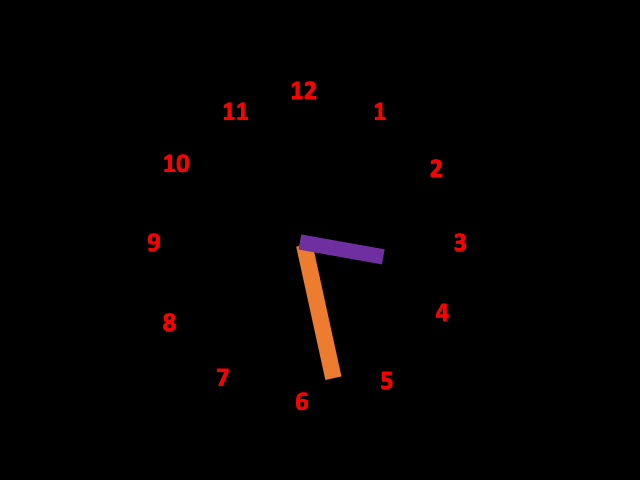
#> input picture q1/relogio01.jpg, 640 x 480 px, given in place of relogio.mp4, which was not available
$ python q1_aula.py
#> lines starting #> are read from the running program, lines starting #| are printed output that depends on the picture; after the words box and inside, x2 and y2 are one past the last pixel; in counts of white or black regions, pixels touching at a corner belong together; pictures that were not available may be replaced by others from this repository, and a replacement may not be noted
#!/usr/bin/python
# -*- coding: utf-8 -*-

# Este NÃO é um programa ROS

# Esta solução pode ser vista em:
# https://youtu.be/BHu6OodU-iY


from __future__ import print_function, division

import cv2
import os,sys, os.path
import numpy as np
import math

print("Rodando Python versão ", sys.version)
print("OpenCV versão: ", cv2.__version__)
print("Diretório de trabalho: ", os.getcwd())

# Arquivos necessários
# Baixe e salve na mesma pasta que este arquivo
# https://github.com/Insper/robot20/raw/master/media/relogio.mp4
video = "relogio.mp4"


### Inicio da solucao

c = (305,246)

def center_of_mass(mask):
    """ Retorna uma tupla (cx, cy) que desenha o centro do contorno"""
    M = cv2.moments(mask)
    # Usando a expressão do centróide definida em: https://en.wikipedia.org/wiki/Image_moment
    if M["m00"] == 0:
        M["m00"] = 1
    cX = int(M["m10"] / M["m00"])
    cY = int(M["m01"] / M["m00"])
    return [int(cX), int(cY)]

def crosshair(img, point, size, color):
    """ Desenha um crosshair centrado no point.
        point deve ser uma tupla (x,y)
        color é uma tupla R,G,B uint8
    """
    x,y = point
    cv2.line(img,(x - size,y),(x + size,y),color,5)
    cv2.line(img,(x,y - size),(x, y + size),color,5)


# c = (246, 305)
centro = c
h = 0 # horizontal
v = 1 # vertical

def deltas(ponteiro, centro):
    x = 0
    y = 1
    delta_x = ponteiro[x] - centro[x]
    delta_y = ponteiro[y] - centro[y]
    return delta_x, delta_y

def text_cv(bgr, pos, text, fontscale=1, thickness=1):
    font = cv2.FONT_HERSHEY_SIMPLEX
    color=(255,255,255)
    mensagem = "{}".format(text)
    cv2.putText(bgr, mensagem, pos, font, fontscale, color, thickness, cv2.LINE_AA)


def horario_from_bgr(bgr, centro):
    x = 0
    y = 1
    cv2.circle(bgr, centro, 115, (255,0,0), -1)

    hsv = cv2.cvtColor(bgr, cv2.COLOR_BGR2HSV)

    orange_min = np.array([3,50,50])
    orange_max = np.array([20, 255,255])

    mask = cv2.inRange(hsv, orange_min, orange_max)

    cm = center_of_mass(mask)

    mask_bgr = cv2.cvtColor(mask, cv2.COLOR_GRAY2BGR)

    delta = deltas(cm, centro)

    angulo = math.atan2(delta[y], delta[x])

    angulo+=(2.5*math.pi)

    angulo=angulo%(2*math.pi)

    graus = math.degrees(angulo)

    crosshair(mask_bgr, cm, 8, (0,0,255))

    crosshair(mask_bgr, centro, 200, (255,0,0))

    text_cv(mask_bgr, centro, str((graus/6)))

    return mask_bgr


### Fim da solucao


if __name__ == "__main__":

    # Inicializa a aquisição da webcam
    cap = cv2.VideoCapture(video)
    cap.set(cv2.CAP_PROP_FPS, 3)


    print("Se a janela com a imagem não aparecer em primeiro plano dê Alt-Tab")

    while(True):
        # Capture frame-by-frame
        ret, frame = cap.read()
#> frame is the input picture: shape (480, 640, 3); mean B, G, R 1.2, 1.2, 3.7

        if ret == False:
            #print("Codigo de retorno FALSO - problema para capturar o frame")
            cap.set(cv2.CAP_PROP_POS_FRAMES, 0)
            continue
            #sys.exit(0)

        # Our operations on the frame come here
        rgb = cv2.cvtColor(frame, cv2.COLOR_BGR2RGB)
        gray = cv2.cvtColor(frame, cv2.COLOR_BGR2GRAY)
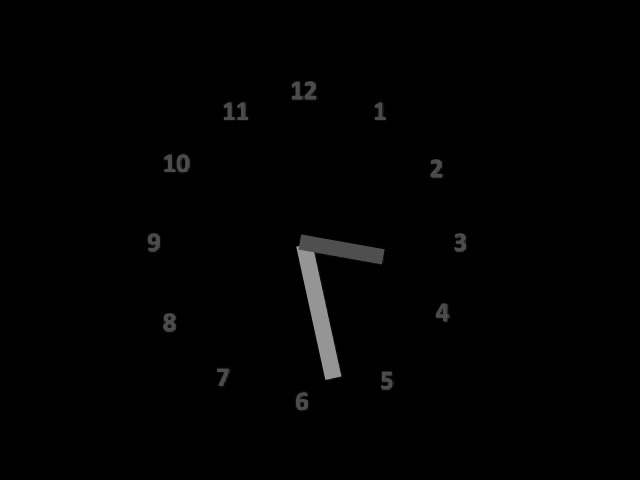
#> gray: shape (480, 640); min 0, max 154, mean 1.9

        # Vamos usar a função desenvolvida
        bgr = horario_from_bgr(frame, centro)
#> in horario_from_bgr, `cv2.circle(bgr, centro, 115, (255,0,0), -1)`:
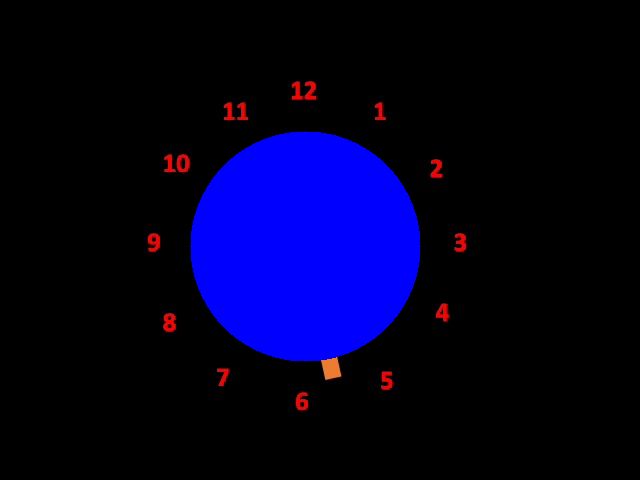
#> bgr: shape (480, 640, 3); mean B, G, R 34.7, 0.3, 1.8
#> in horario_from_bgr, `hsv = cv2.cvtColor(bgr, cv2.COLOR_BGR2HSV)`: hsv: shape (480, 640, 3); mean H, S, V 18.1, 43.4, 36.3
#> in horario_from_bgr, `mask = cv2.inRange(hsv, orange_min, orange_max)`:
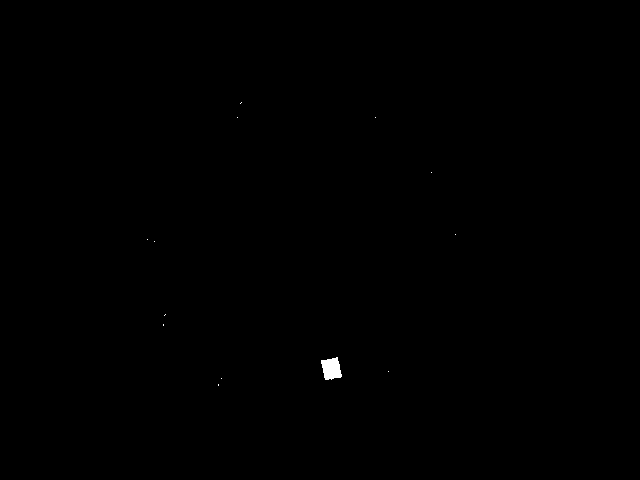
#> mask: shape (480, 640); 0.12% white; 13 white regions (12 under 20 px), largest, box (x1, y1, x2, y2) and area: (321, 357, 342, 380) 352
#> in center_of_mass, `M = cv2.moments(mask)`: M = moments, m00 93840, centre m10/m00, m01/m00 = (327.4, 363.5)
#> in center_of_mass, `cX = int(M["m10"] / M["m00"])`: cX = 327
#> in center_of_mass, `cY = int(M["m01"] / M["m00"])`: cY = 363
#> in horario_from_bgr, `cm = center_of_mass(mask)`: cm = [327, 363]
#> in deltas, `delta_x = ponteiro[x] - centro[x]`: delta_x = 22
#> in deltas, `delta_y = ponteiro[y] - centro[y]`: delta_y = 117
#> in horario_from_bgr, `delta = deltas(cm, centro)`: delta = (22, 117)
#> in horario_from_bgr, `angulo = math.atan2(delta[y], delta[x])`: angulo = 1.38
#> in horario_from_bgr, `angulo+=(2.5*math.pi)`: angulo = 9.24
#> in horario_from_bgr, `angulo=angulo%(2*math.pi)`: angulo = 2.96
#> in horario_from_bgr, `graus = math.degrees(angulo)`: graus = 169.4
#> in crosshair, `x,y = point`: x = 327; y = 363
#> in crosshair, `cv2.line(img,(x,y - size),(x, y + size),color,5)`: img: shape (480, 640, 3); mean B, G, R 0.2, 0.2, 0.4
#> call 2 of crosshair, with point = (305, 246), size = 200, color = (255, 0, 0)
#> in crosshair (call 2), `cv2.line(img,(x,y - size),(x, y + size),color,5)`:
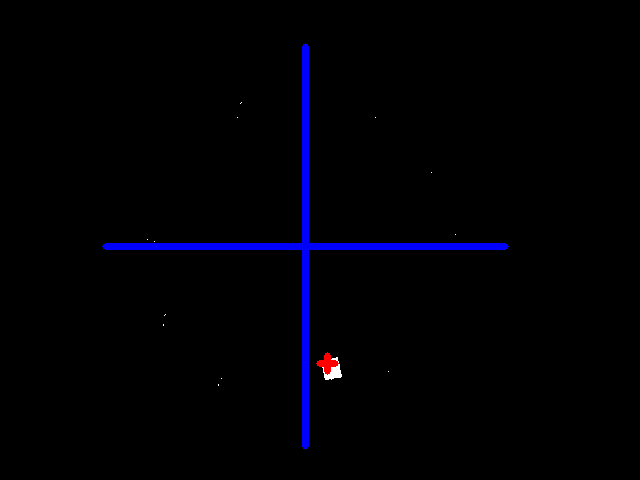
#> img: shape (480, 640, 3); mean B, G, R 4.8, 0.2, 0.4

        # NOTE que em testes a OpenCV 4.0 requereu frames em BGR para o cv2.imshow
        cv2.imshow('Resultado', bgr)

        if cv2.waitKey(50) & 0xFF == ord('q'):
#> (key q is pressed here)
            break

    # When everything done, release the capture
    cap.release()
    cv2.destroyAllWindows()
